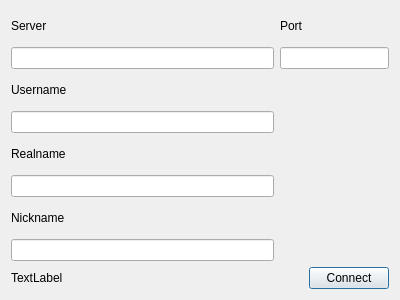
<?xml version="1.0" encoding="UTF-8"?>
<ui version="4.0">
 <class>Dialog</class>
 <widget class="QDialog" name="Dialog">
  <property name="geometry">
   <rect>
    <x>0</x>
    <y>0</y>
    <width>400</width>
    <height>300</height>
   </rect>
  </property>
  <property name="windowTitle">
   <string>Dialog</string>
  </property>
  <layout class="QGridLayout" name="gridLayout">
   <item row="0" column="0">
    <widget class="QLabel" name="label">
     <property name="text">
      <string>Server</string>
     </property>
    </widget>
   </item>
   <item row="0" column="1">
    <widget class="QLabel" name="label_2">
     <property name="text">
      <string>Port</string>
     </property>
    </widget>
   </item>
   <item row="1" column="0">
    <widget class="QLineEdit" name="leServer"/>
   </item>
   <item row="1" column="1" colspan="2">
    <widget class="QLineEdit" name="lePort"/>
   </item>
   <item row="2" column="0">
    <widget class="QLabel" name="label_3">
     <property name="text">
      <string>Username</string>
     </property>
    </widget>
   </item>
   <item row="3" column="0">
    <widget class="QLineEdit" name="leUsername"/>
   </item>
   <item row="4" column="0">
    <widget class="QLabel" name="label_4">
     <property name="text">
      <string>Realname</string>
     </property>
    </widget>
   </item>
   <item row="5" column="0">
    <widget class="QLineEdit" name="leRealname"/>
   </item>
   <item row="6" column="0">
    <widget class="QLabel" name="label_5">
     <property name="text">
      <string>Nickname</string>
     </property>
    </widget>
   </item>
   <item row="7" column="0">
    <widget class="QLineEdit" name="leNickname"/>
   </item>
   <item row="8" column="2">
    <widget class="QPushButton" name="bConnect">
     <property name="text">
      <string>Connect</string>
     </property>
    </widget>
   </item>
   <item row="8" column="0">
    <widget class="QLabel" name="lError">
     <property name="text">
      <string>TextLabel</string>
     </property>
    </widget>
   </item>
  </layout>
 </widget>
 <resources/>
 <connections/>
</ui>
